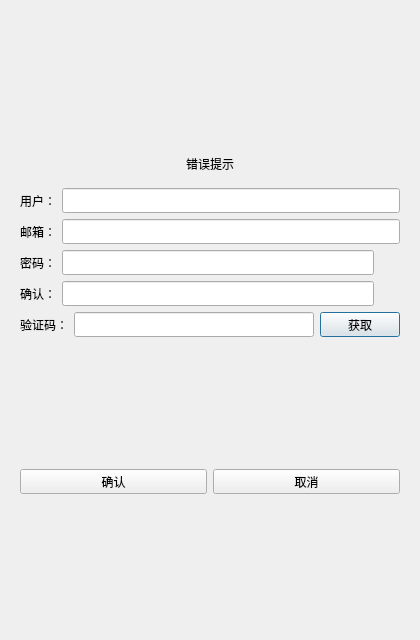
<?xml version="1.0" encoding="UTF-8"?>
<ui version="4.0">
 <class>RegisterDialog</class>
 <widget class="QDialog" name="RegisterDialog">
  <property name="geometry">
   <rect>
    <x>0</x>
    <y>0</y>
    <width>420</width>
    <height>640</height>
   </rect>
  </property>
  <property name="minimumSize">
   <size>
    <width>360</width>
    <height>560</height>
   </size>
  </property>
  <property name="maximumSize">
   <size>
    <width>16777215</width>
    <height>16777215</height>
   </size>
  </property>
  <property name="windowTitle">
   <string>Dialog</string>
  </property>
  <layout class="QVBoxLayout" name="verticalLayout_2">
   <item>
    <layout class="QVBoxLayout" name="verticalLayout">
     <item>
      <widget class="QStackedWidget" name="stackedWidget">
       <property name="currentIndex">
        <number>0</number>
       </property>
       <widget class="QWidget" name="page">
        <layout class="QVBoxLayout" name="verticalLayout_3">
         <item>
          <spacer name="verticalSpacer">
           <property name="orientation">
            <enum>Qt::Vertical</enum>
           </property>
           <property name="sizeHint" stdset="0">
            <size>
             <width>20</width>
             <height>40</height>
            </size>
           </property>
          </spacer>
         </item>
         <item>
          <widget class="QWidget" name="widget" native="true">
           <layout class="QVBoxLayout" name="verticalLayout_4">
            <item>
             <widget class="QLabel" name="err_tip">
              <property name="text">
               <string>错误提示</string>
              </property>
              <property name="alignment">
               <set>Qt::AlignCenter</set>
              </property>
             </widget>
            </item>
           </layout>
          </widget>
         </item>
         <item>
          <layout class="QHBoxLayout" name="horizontalLayout">
           <item>
            <widget class="QLabel" name="user_label">
             <property name="minimumSize">
              <size>
               <width>0</width>
               <height>25</height>
              </size>
             </property>
             <property name="maximumSize">
              <size>
               <width>16777215</width>
               <height>25</height>
              </size>
             </property>
             <property name="text">
              <string>用户：</string>
             </property>
            </widget>
           </item>
           <item>
            <widget class="QLineEdit" name="user_edit">
             <property name="minimumSize">
              <size>
               <width>0</width>
               <height>25</height>
              </size>
             </property>
             <property name="maximumSize">
              <size>
               <width>16777215</width>
               <height>25</height>
              </size>
             </property>
            </widget>
           </item>
          </layout>
         </item>
         <item>
          <layout class="QHBoxLayout" name="horizontalLayout_3">
           <item>
            <widget class="QLabel" name="email_label">
             <property name="minimumSize">
              <size>
               <width>0</width>
               <height>25</height>
              </size>
             </property>
             <property name="maximumSize">
              <size>
               <width>16777215</width>
               <height>25</height>
              </size>
             </property>
             <property name="text">
              <string>邮箱：</string>
             </property>
            </widget>
           </item>
           <item>
            <widget class="QLineEdit" name="email_edit">
             <property name="minimumSize">
              <size>
               <width>0</width>
               <height>25</height>
              </size>
             </property>
             <property name="maximumSize">
              <size>
               <width>16777215</width>
               <height>25</height>
              </size>
             </property>
            </widget>
           </item>
          </layout>
         </item>
         <item>
          <layout class="QHBoxLayout" name="horizontalLayout_4">
           <item>
            <widget class="QLabel" name="pass_label">
             <property name="minimumSize">
              <size>
               <width>0</width>
               <height>25</height>
              </size>
             </property>
             <property name="maximumSize">
              <size>
               <width>16777215</width>
               <height>25</height>
              </size>
             </property>
             <property name="text">
              <string>密码：</string>
             </property>
            </widget>
           </item>
           <item>
            <widget class="QLineEdit" name="pass_edit">
             <property name="minimumSize">
              <size>
               <width>0</width>
               <height>25</height>
              </size>
             </property>
             <property name="maximumSize">
              <size>
               <width>16777215</width>
               <height>25</height>
              </size>
             </property>
            </widget>
           </item>
           <item>
            <widget class="ClickedLabel" name="pass_visible">
             <property name="minimumSize">
              <size>
               <width>20</width>
               <height>20</height>
              </size>
             </property>
             <property name="maximumSize">
              <size>
               <width>20</width>
               <height>20</height>
              </size>
             </property>
             <property name="styleSheet">
              <string notr="true"/>
             </property>
             <property name="text">
              <string/>
             </property>
            </widget>
           </item>
          </layout>
         </item>
         <item>
          <layout class="QHBoxLayout" name="horizontalLayout_5">
           <item>
            <widget class="QLabel" name="confirm_label">
             <property name="minimumSize">
              <size>
               <width>0</width>
               <height>25</height>
              </size>
             </property>
             <property name="maximumSize">
              <size>
               <width>16777215</width>
               <height>25</height>
              </size>
             </property>
             <property name="text">
              <string>确认：</string>
             </property>
            </widget>
           </item>
           <item>
            <widget class="QLineEdit" name="confirm_edit">
             <property name="minimumSize">
              <size>
               <width>0</width>
               <height>25</height>
              </size>
             </property>
             <property name="maximumSize">
              <size>
               <width>16777215</width>
               <height>25</height>
              </size>
             </property>
            </widget>
           </item>
           <item>
            <widget class="ClickedLabel" name="confirm_visible">
             <property name="minimumSize">
              <size>
               <width>20</width>
               <height>20</height>
              </size>
             </property>
             <property name="maximumSize">
              <size>
               <width>20</width>
               <height>20</height>
              </size>
             </property>
             <property name="styleSheet">
              <string notr="true"/>
             </property>
             <property name="text">
              <string/>
             </property>
            </widget>
           </item>
          </layout>
         </item>
         <item>
          <layout class="QHBoxLayout" name="horizontalLayout_6">
           <item>
            <widget class="QLabel" name="varify_label">
             <property name="minimumSize">
              <size>
               <width>0</width>
               <height>25</height>
              </size>
             </property>
             <property name="maximumSize">
              <size>
               <width>16777215</width>
               <height>25</height>
              </size>
             </property>
             <property name="text">
              <string>验证码：</string>
             </property>
            </widget>
           </item>
           <item>
            <widget class="QLineEdit" name="varify_edit">
             <property name="minimumSize">
              <size>
               <width>0</width>
               <height>25</height>
              </size>
             </property>
             <property name="maximumSize">
              <size>
               <width>16777215</width>
               <height>25</height>
              </size>
             </property>
            </widget>
           </item>
           <item>
            <widget class="TimerBtn" name="get_code">
             <property name="minimumSize">
              <size>
               <width>0</width>
               <height>25</height>
              </size>
             </property>
             <property name="maximumSize">
              <size>
               <width>16777215</width>
               <height>25</height>
              </size>
             </property>
             <property name="text">
              <string>获取</string>
             </property>
            </widget>
           </item>
          </layout>
         </item>
         <item>
          <spacer name="verticalSpacer_2">
           <property name="orientation">
            <enum>Qt::Vertical</enum>
           </property>
           <property name="sizeHint" stdset="0">
            <size>
             <width>20</width>
             <height>40</height>
            </size>
           </property>
          </spacer>
         </item>
         <item>
          <layout class="QHBoxLayout" name="horizontalLayout_7">
           <item>
            <widget class="QPushButton" name="sure_btn">
             <property name="minimumSize">
              <size>
               <width>0</width>
               <height>25</height>
              </size>
             </property>
             <property name="maximumSize">
              <size>
               <width>16777215</width>
               <height>25</height>
              </size>
             </property>
             <property name="text">
              <string>确认</string>
             </property>
            </widget>
           </item>
           <item>
            <widget class="QPushButton" name="cancel_btn">
             <property name="minimumSize">
              <size>
               <width>0</width>
               <height>25</height>
              </size>
             </property>
             <property name="maximumSize">
              <size>
               <width>16777215</width>
               <height>25</height>
              </size>
             </property>
             <property name="text">
              <string>取消</string>
             </property>
            </widget>
           </item>
          </layout>
         </item>
         <item>
          <spacer name="verticalSpacer_3">
           <property name="orientation">
            <enum>Qt::Vertical</enum>
           </property>
           <property name="sizeHint" stdset="0">
            <size>
             <width>20</width>
             <height>40</height>
            </size>
           </property>
          </spacer>
         </item>
        </layout>
       </widget>
       <widget class="QWidget" name="page_2">
        <layout class="QVBoxLayout" name="verticalLayout_5">
         <item>
          <spacer name="verticalSpacer_5">
           <property name="orientation">
            <enum>Qt::Vertical</enum>
           </property>
           <property name="sizeHint" stdset="0">
            <size>
             <width>20</width>
             <height>40</height>
            </size>
           </property>
          </spacer>
         </item>
         <item>
          <widget class="QLabel" name="tip_lb">
           <property name="text">
            <string>注册成功，5 s后返回登录</string>
           </property>
           <property name="alignment">
            <set>Qt::AlignCenter</set>
           </property>
          </widget>
         </item>
         <item>
          <widget class="QLabel" name="tip2_lb">
           <property name="text">
            <string>可点击返回按钮直接返回登录界面</string>
           </property>
           <property name="alignment">
            <set>Qt::AlignCenter</set>
           </property>
          </widget>
         </item>
         <item>
          <spacer name="verticalSpacer_6">
           <property name="orientation">
            <enum>Qt::Vertical</enum>
           </property>
           <property name="sizeHint" stdset="0">
            <size>
             <width>20</width>
             <height>40</height>
            </size>
           </property>
          </spacer>
         </item>
         <item>
          <widget class="QWidget" name="widget_2" native="true">
           <layout class="QHBoxLayout" name="horizontalLayout_2">
            <item>
             <spacer name="horizontalSpacer">
              <property name="orientation">
               <enum>Qt::Horizontal</enum>
              </property>
              <property name="sizeHint" stdset="0">
               <size>
                <width>40</width>
                <height>20</height>
               </size>
              </property>
             </spacer>
            </item>
            <item>
             <widget class="QPushButton" name="return_btn">
              <property name="minimumSize">
               <size>
                <width>0</width>
                <height>25</height>
               </size>
              </property>
              <property name="maximumSize">
               <size>
                <width>16777215</width>
                <height>25</height>
               </size>
              </property>
              <property name="text">
               <string>返回登录</string>
              </property>
             </widget>
            </item>
            <item>
             <spacer name="horizontalSpacer_2">
              <property name="orientation">
               <enum>Qt::Horizontal</enum>
              </property>
              <property name="sizeHint" stdset="0">
               <size>
                <width>40</width>
                <height>20</height>
               </size>
              </property>
             </spacer>
            </item>
           </layout>
          </widget>
         </item>
         <item>
          <spacer name="verticalSpacer_4">
           <property name="orientation">
            <enum>Qt::Vertical</enum>
           </property>
           <property name="sizeHint" stdset="0">
            <size>
             <width>20</width>
             <height>40</height>
            </size>
           </property>
          </spacer>
         </item>
        </layout>
       </widget>
      </widget>
     </item>
    </layout>
   </item>
  </layout>
 </widget>
 <customwidgets>
  <customwidget>
   <class>ClickedLabel</class>
   <extends>QLabel</extends>
   <header>clickedlabel.h</header>
  </customwidget>
  <customwidget>
   <class>TimerBtn</class>
   <extends>QPushButton</extends>
   <header location="global">timerbtn.h</header>
  </customwidget>
 </customwidgets>
 <resources/>
 <connections/>
</ui>
